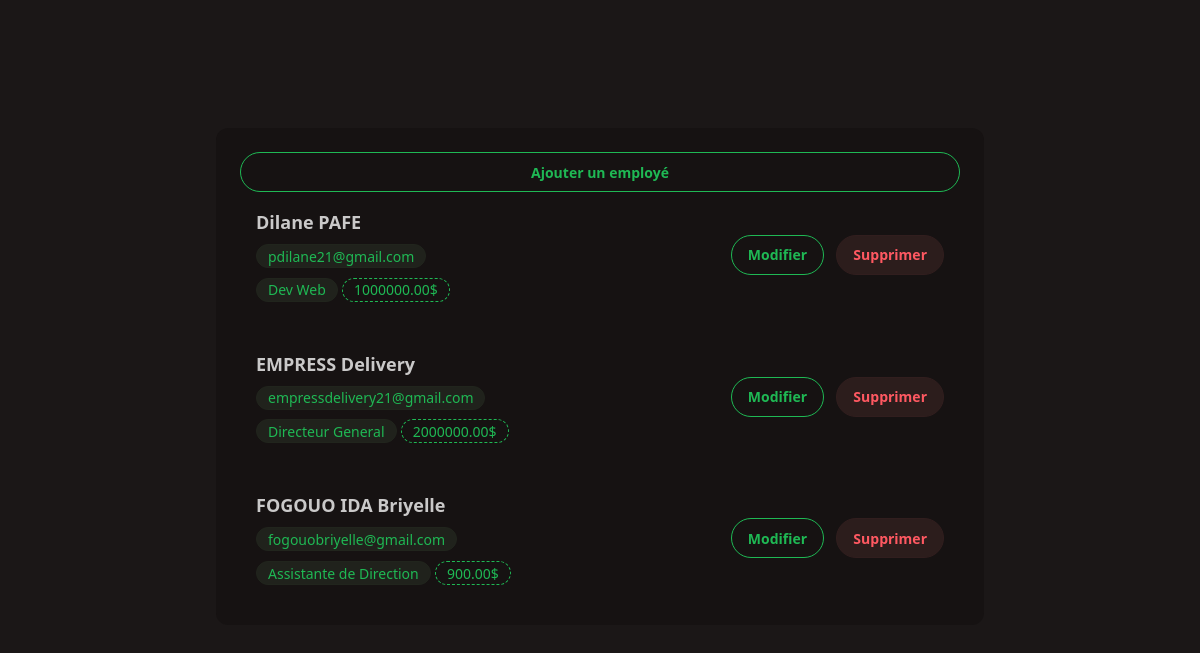
The page / on the database its author committed.
### employe/models.py (models this page shows, shortened)
class Employe(models.Model):
    nom = models.CharField(max_length=100)
    email = models.EmailField()
    poste = models.CharField(max_length=100)
    salaire = models.DecimalField(max_digits=10, decimal_places=2)

### employe/views.py (the view)
# urls.py: path("", views.liste_employes, name="liste_employes"),
def liste_employes(request):
    employes = Employe.objects.all()
    return render(request, 'employe/list.html', {'employes' : employes})

### employe/templates/employe/list.html
{% extends "employe/base.html" %}
{% block content %}
<div class="w-full bg-base-200">
    <div mb-4>
        <a href="{% url 'ajouter_employe' %}" class="btn btn-outline btn-primary w-full">Ajouter un employé</a>
    </div>
    <div class="space-y-4 w-full">
        {% for emp in employes%}
        <div class="p-4 bg base-100 rounded-lg w-full flex justify-between items-center">
            <div class="space-y-2">
                <p class="font-bold text-lg">{{emp.nom}}</p>
                <p class="badge badge-soft badge-primary">{{emp.email}}</p>
                <div>
                    <p class="badge badge-soft badge-primary">{{emp.poste}}</p>
                    <p class="badge badge-dash badge-primary">{{emp.salaire}}$</p>
                </div>
            </div>
            <div class="space-x-2">
                <a href="{% url 'modifier_employe' emp.id %}" class="btn btn-outline btn-primary">Modifier</a>
                <a href="{% url 'supprimer_employe' emp.id %}" class="btn btn-soft btn-error ">Supprimer</a>
            </div>
        </div>
        {%endfor%}
    </div>
</div>
{% endblock %}

### employe/templates/employe/base.html (shortened to what this page needs)
<!DOCTYPE html>
<html lang="en" data-theme="forest">
<head>
    <link href="https://cdn.jsdelivr.net/npm/daisyui@5" rel="stylesheet" type="text/css" />
    <script src="https://cdn.jsdelivr.net/npm/@tailwindcss/browser@4"></script>
    <link href="https://cdn.jsdelivr.net/npm/daisyui@5/themes.css" rel="stylesheet" type="text/css" />
</head>
<body>
    <div class="flex justify-center mt-32">
        <div class="flex flex-col w-3xl bg-base-200 rounded-xl p-6">
            <div class="w-full h-fit">
                {% block content %}
                {% endblock  %}
            </div>
        </div>
    </div>
</body>
</html>

### rows shown on the page
Employe: nom "Dilane PAFE", email "pdilane21@gmail.com", poste "Dev Web", salaire "1000000.00"
Employe: nom "EMPRESS Delivery", email "empressdelivery21@gmail.com", poste "Directeur General", salaire "2000000.00"
Employe: nom "FOGOUO IDA Briyelle", email "fogouobriyelle@gmail.com", poste "Assistante de Direction", salaire "900.00"
